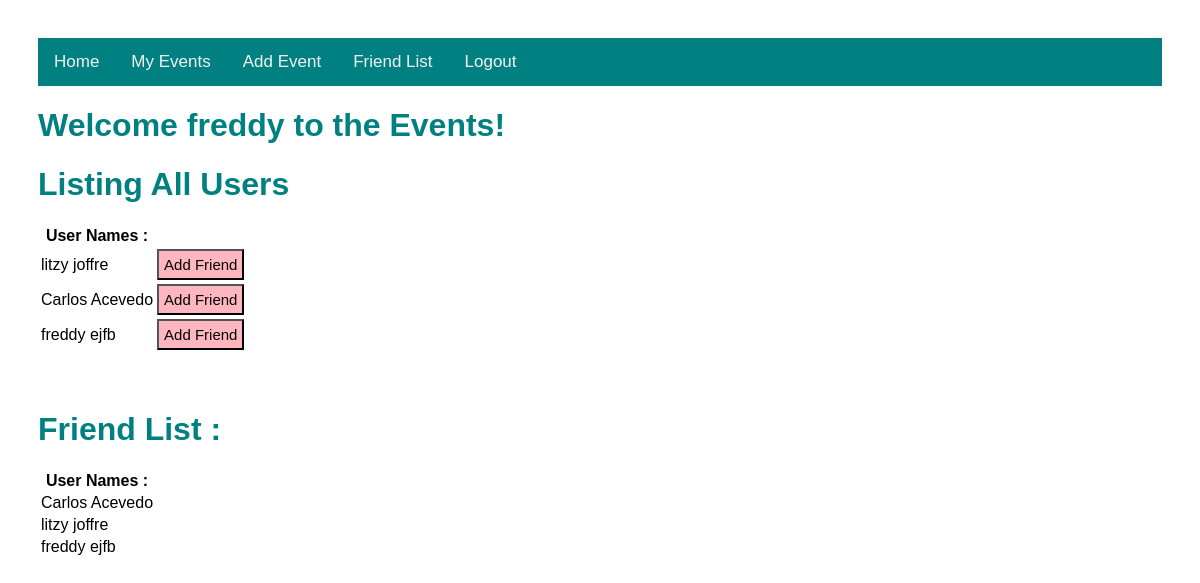
Page /events/friends (signed in) on the committed database.
### models.py (models this page shows, shortened)
class User(db.Model):
    id = db.Column("id", db.Integer, primary_key=True)
    first_name = db.Column("first_name", db.String(100))
    last_name = db.Column("last_name", db.String(100))
    email = db.Column("email", db.String(100))
    password = db.Column(db.String(255), nullable=False)
    registered_on = db.Column(db.DateTime, nullable=False)
    events = db.relationship("Event", backref="user", lazy=True)
    comments = db.relationship("Comment", backref="user", lazy=True)

class Friendship (db.Model):
    id = db.Column(db.Integer, primary_key=True)
    friend_id = db.Column(db.Integer, db.ForeignKey("user.id"), nullable=False)
    user_id = db.Column(db.Integer, db.ForeignKey("user.id"), nullable=False)
    friend = db.relationship("User", backref="user", lazy=True, primaryjoin=friend_id==User.id)

### flask06.py (the view)
@app.route('/events/friends')
def get_friends():
    if session.get('user'):
        users = db.session.query(User).all()
        my_friends = db.session.query(Friendship).filter_by(user_id = session['user_id']).all()
        return render_template('friends.html', users=users, user=session['user'],friends=my_friends )
    else:
        return redirect(url_for('login'))

### templates/friends.html (shortened to what this page needs)
<!DOCTYPE html>
<html lang="en">
    <head>
        <link rel="stylesheet" href="{{ url_for('static', filename='main.css') }}">
    </head>
    <body>
     <div class="topnav">
    <nav>
            <a href="{{ url_for('home')}}"> Home </a>
            <a href="/events"> My Events </a>
            <a href="{{url_for('new_event')}}"> Add Event</a>
            <a href="{{url_for('get_friends')}}"> Friend List</a>
            <a href="{{ url_for('logout')}}">Logout</a>
        </nav>
     </div>
    <h1>Welcome {{user}} to the Events!</h1>
    <table class="friendlist">
        <h1>Listing All Users</h1>
            <tr>
                <th>User Names :</th>
            </tr>
            {% for user in users %}
            <tr>
                <td>{{user.first_name + " "}}{{user.last_name}}</td>
                <td>
                    <form action = "{{ url_for('friend_add', friend_id=user.id) }}" method="post">
                        <input type="submit" value="Add Friend">
                    </form>
                </td>
            </tr>
            {% endfor %}
        </table>
     <br><br>
    <table class="friendlist">
        <h1> Friend List :</h1>
        <tr>
            <th>User Names : </th>
        </tr>
        {% for friend in friends %}
        <tr>
            <td>{{ friend.friend.first_name + " "}}{{friend.friend.last_name}}</td>
        </tr>
        {% endfor %}
    </table>
    </body>
</html>

### static/main.css (style rules this page uses)
body { padding: 30px 30px; font-family: Arial, Helvetica, sans-serif; }
h1 { color: teal; }
.topnav { overflow: hidden; background-color: teal; }
.topnav a { float: left; color: #f2f2f2; text-align: center; padding: 14px 16px; text-decoration: none; font-size: 17px; }
.friendlist th { font-weight: bold; }
input[type='submit'] { background-color: lightpink; color: black; font-size: 15px; padding:5px; font-family: Palatino Linotype, sans-serif; }

### rows in the picture
User: first_name "freddy", last_name "ejfb"
User: first_name "litzy", last_name "joffre"
User: first_name "Carlos", last_name "Acevedo"
Friendship: friend "Carlos", friend.last_name "Acevedo"
Friendship: friend "litzy", friend.last_name "joffre"
Friendship: friend "freddy", friend.last_name "ejfb"
